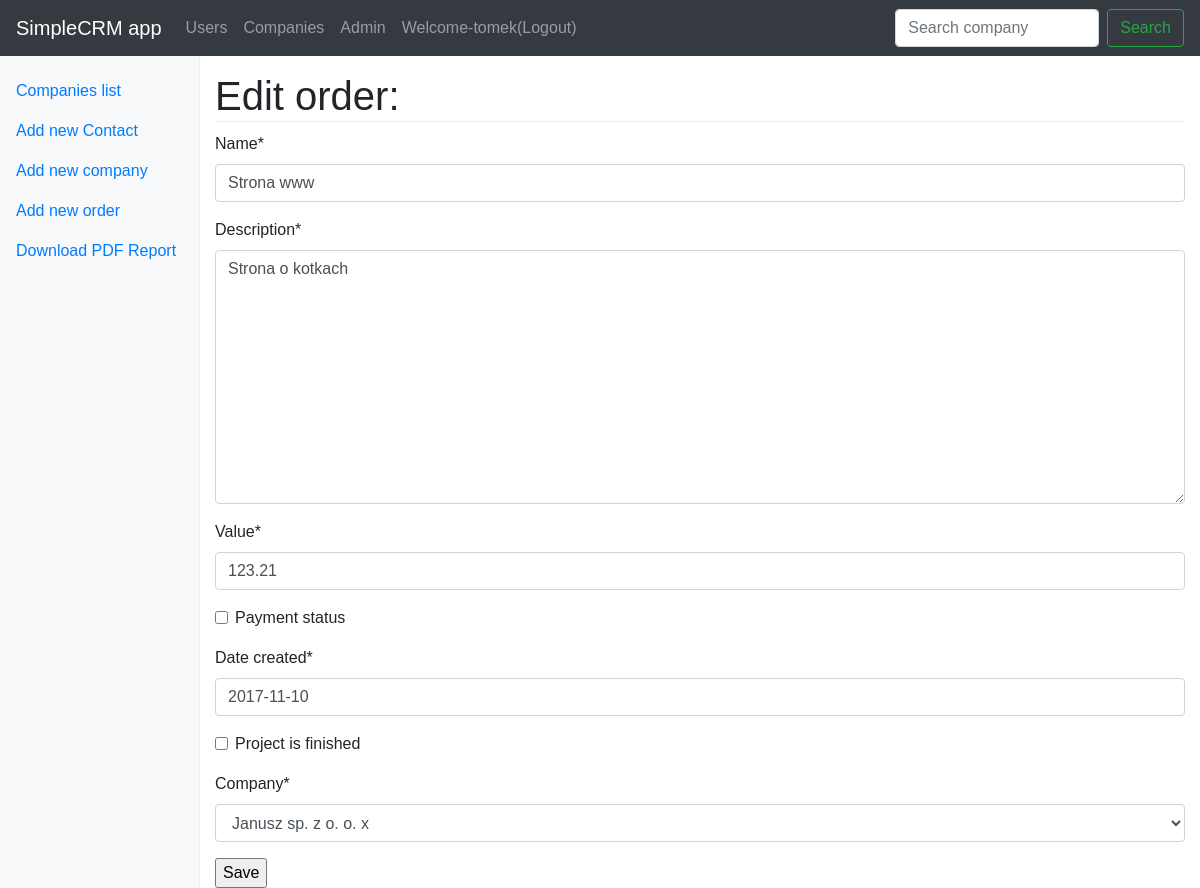
The page /mycrm/company/1/orderedit (signed in) on the database as committed earlier.
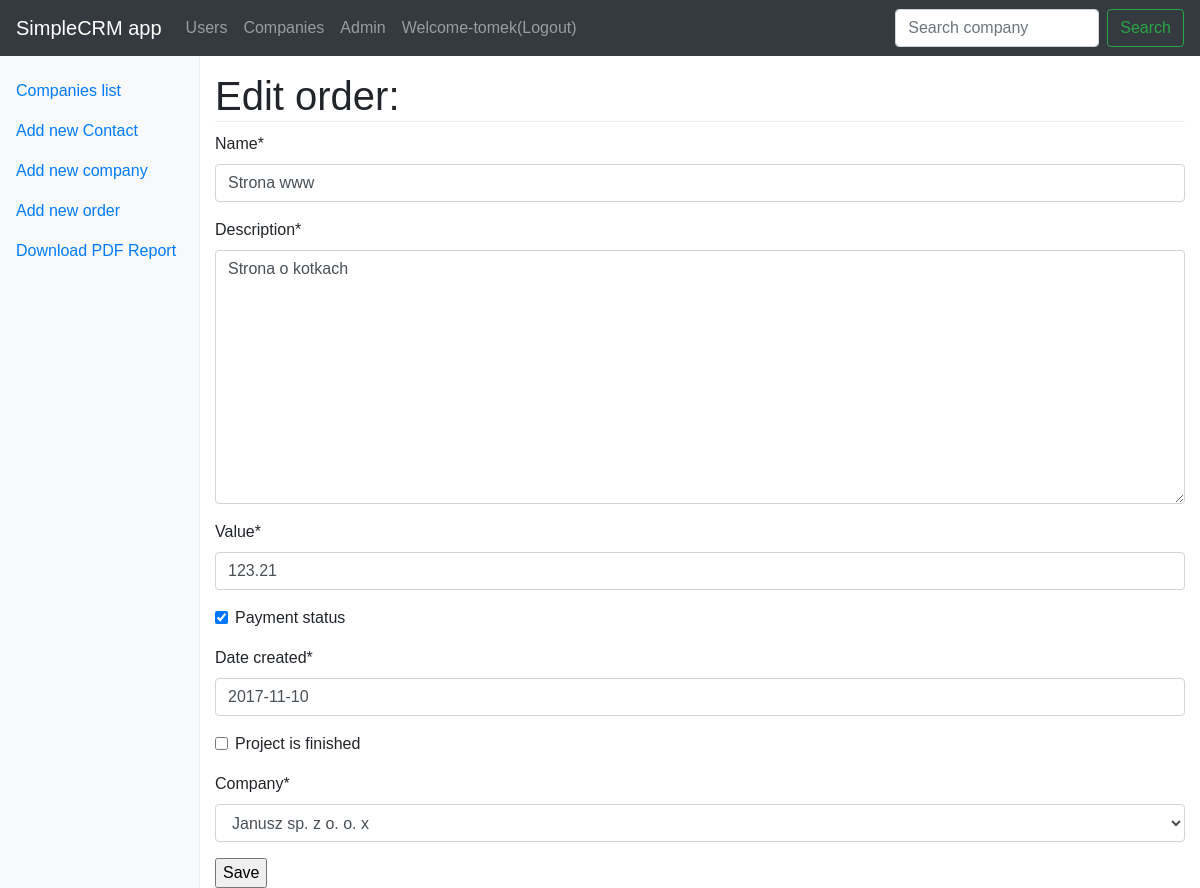
The same page on the database as committed later.
### mycrm/models.py (models this page shows, shortened)
class Order(models.Model):
    name = models.CharField(max_length=500)
    description = models.TextField(max_length=2000)
    value = models.DecimalField(max_digits=12, decimal_places=2) #value in euro
    payment_status = models.BooleanField(default=False) #true if client already pait us for order
    date_created = models.DateField() #date created
    project_is_finished = models.BooleanField(default=False) #tells if project is finished
    company = models.ForeignKey(Company) #for who we make project
    class Meta:
        verbose_name = 'Order'
        verbose_name_plural = 'Orders'

class Company(models.Model):
    name = models.CharField(max_length=200)
    description = models.TextField(max_length=2000)
    picture = models.CharField(max_length=500, null=True, default=None)
    ranking_position = models.IntegerField(default=0)
    class Meta:
        verbose_name = 'Company'
        verbose_name_plural = 'Companies'
    def __str__(self):
        return self.name

### mycrm/views.py (the view)
# urls.py: url(r'^company/(?P<pk>[0-9]+)/orderedit', views.OrderEdit.as_view(), name="order_edit"),
class OrderEdit(LoginRequiredMixin, PermissionRequiredMixin, UpdateViewWithMessage):
    permission_required = 'mycrm.change_order'
    form_class = forms.OrderAddForm
    model = models.Order
    template_name = 'update_view.html'
    success_url = reverse_lazy('mycrm:company')
    my_message = 'You update order succesfully!'
    page_title = 'Edit order:'

### mycrm/forms.py
class OrderAddForm(forms.ModelForm):
    class Meta:
        model = Order
        fields=['name', 'description', 'value', 'payment_status','date_created','project_is_finished','company']

### mycrm/views.py (called while the page is built)
    def get_context_data(self, **kwargs):
        context = super().get_context_data()
        context['page_title'] = self.page_title
        return context

### mycrm/templates/update_view.html (shortened to what this page needs)
{% extends 'base.html' %}
{% load crispy_forms_tags %}
{% block sidebar_content %}
{% include '_companies_bar.html' %}
{% endblock %}
{% block content %}
<h1>{{ page_title }}</h1>
<form method="post" action="">
    {{ form|crispy }}
    <input type="submit" value="Save" />
</form>
{% endblock %}

### mycrm/templates/base.html (shortened to what this page needs)
<!DOCTYPE html>
<html lang="en">
<head>
    {% load static %}
    <link href="https://cdn.datatables.net/1.10.16/css/dataTables.bootstrap4.min.css" rel="stylesheet">
    <link rel="stylesheet" href="{% static "css/font-awesome.min.css" %}">
    <link rel="stylesheet" href="https://maxcdn.bootstrapcdn.com/bootstrap/4.0.0-beta.2/css/bootstrap.min.css"
>
    <link rel="stylesheet" type="text/css" href="{% static 'css/style.css' %}"/>
</head>
<body>
{% include '_navbar.html' %}
<div class="container-fluid">
    <div class="row">
        <nav class="col-sm-3 col-md-2 d-none d-sm-block bg-light sidebar">
            {% block sidebar_content %}
            {% endblock %}
        </nav>
        <main role="main" class="col-sm-9 ml-sm-auto col-md-10 pt-3">
            {% block content %}
            {% endblock %}
        </main>
    </div>
</div>
</body>
</html>

### mycrm/templates/_navbar.html (shortened to what this page needs)
<header>
    <nav class="navbar navbar-expand-md navbar-dark fixed-top bg-dark">
        <a class="navbar-brand" href="#">SimpleCRM app</a>
        <div class="collapse navbar-collapse" id="navbarsExampleDefault">
            <ul class="navbar-nav mr-auto">
                <li class="nav-item">
                    <a class="nav-link" href="{% url 'mycrm:user' %}">Users</a>
                </li>
                {% if request.user.username %}
                    <li class="nav-item">
                        <a class="nav-link" href="{% url 'mycrm:company' %}">Companies</a>
                    </li>
                    <li class="nav-item">
                        <a class="nav-link" href="/admin">Admin</a>
                    </li>
                    <li class="nav-item">
                        {% if request.user.username %}
                            <a class="nav-link" href="{% url 'mycrm:logout' %}">
                                Welcome-{{ request.user.username }}(Logout)
                            </a>
                        {% else %}
                            <a class="nav-link" href="{% url 'mycrm:company' %}">
                                Login
                            </a>
                        {% endif %}
                    </li>
                    </ul>
                    <form class="form-inline mt-2 mt-md-0" method="get" action="{% url 'mycrm:company' %}">
                        <input class="form-control mr-sm-2" type="text" placeholder="Search company" aria-label="Search"
                               name="q">
                        <button class="btn btn-outline-success my-2 my-sm-0" type="submit">Search</button>
                    </form>
                {% else %}
                    <li class="nav-item">
                        <a class="nav-link" href="{% url 'mycrm:company' %}">
                            Login
                        </a>
                    </li>
                {% endif %}
        </div>
    </nav>
</header>

### mycrm/templates/_companies_bar.html
<ul class="nav nav-pills flex-column">
    <li class="nav-item">
        <a class="nav-link {% if request.resolver_match.url_name == "company" %} active {% endif %}" href="{% url 'mycrm:company' %}">
          Companies list
          <span class="sr-only">(current)</span></a>
    </li>
    <li class="nav-item">
      <a class="nav-link {% if request.resolver_match.url_name == "contact_add" %} active {% endif %}" href="{% url 'mycrm:contact_add' %}">
          Add new Contact
          <span class="sr-only">(current)</span></a>
    </li>
    <li class="nav-item">
      <a class="nav-link {% if request.resolver_match.url_name == "company_add" %} active {% endif %}" href="{% url 'mycrm:company_add' %}">
          Add new company
      </a>
    </li>
    <li class="nav-item">
      <a class="nav-link {% if request.resolver_match.url_name == "order_add" %} active {% endif %}" href="{% url 'mycrm:order_add' %}">
          Add new order
      </a>
    </li>
    <li class="nav-item">
      <a class="nav-link" href="{% url 'mycrm:company_report' %}">
          Download PDF Report
      </a>
    </li>
 </ul>

### mycrm/static/css/style.css (style rules this page uses)
body { font-family: Helvetica; padding-top: 3.5rem; }
h1 { padding-bottom: 1px; margin-bottom: 10px; border-bottom: 1px solid #eee; }
.sidebar { position: fixed; top: 51px; bottom: 0; left: 0; z-index: 1000; padding: 20px 0; overflow-x: hidden; overflow-y: auto; border-right: 1px solid #eee; }

Rows that differ between the two databases and show on the page:
changed Order "Strona o kotkach": payment_status "☐" → "☑"
